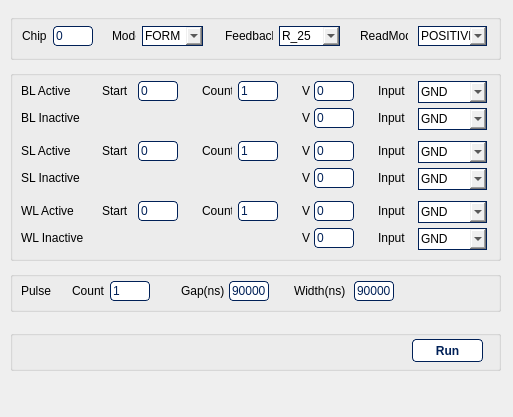
<?xml version="1.0" encoding="UTF-8"?>
<ui version="4.0">
 <class>Form</class>
 <widget class="QWidget" name="Form">
  <property name="windowModality">
   <enum>Qt::NonModal</enum>
  </property>
  <property name="geometry">
   <rect>
    <x>0</x>
    <y>0</y>
    <width>513</width>
    <height>417</height>
   </rect>
  </property>
  <property name="windowTitle">
   <string>Hardware Debug</string>
  </property>
  <property name="styleSheet">
   <string notr="true">QPushButton {
	background-color: rgb(255,255,255);
	border:1px solid rgb(0,32,87);
	border-radius: 4px;
	color: rgb(0,32,87);
	height: 23px;
	margin-left: 2px;
	margin-right: 2px;
	padding: 0 5px 0 5px;
	font: bold;
	}
QPushButton:hover{
	background-color: rgb(0,32,87);
	color: rgb(255, 255, 255);
	}
QPushButton:pressed{
	margin: 3px;
	}

QComboBox{
	border: 1px solid rgb(0,32,87);
	border-radius: 0px;
	padding: 0 0 0 2px;
	height: 22px;
	}
QComboBox:down-button {
	background-color: rgb(255, 255, 255);
	}

QLineEdit
{
	border:1px solid rgb(0,32,87);
	color: rgb(0,32,87);
	border-radius: 4px;
}</string>
  </property>
  <widget class="QLabel" name="label">
   <property name="geometry">
    <rect>
     <x>112</x>
     <y>28</y>
     <width>24</width>
     <height>16</height>
    </rect>
   </property>
   <property name="text">
    <string>Mode</string>
   </property>
  </widget>
  <widget class="QLabel" name="label_2">
   <property name="geometry">
    <rect>
     <x>225</x>
     <y>28</y>
     <width>48</width>
     <height>16</height>
    </rect>
   </property>
   <property name="text">
    <string>Feedback</string>
   </property>
  </widget>
  <widget class="QLabel" name="label_3">
   <property name="geometry">
    <rect>
     <x>360</x>
     <y>28</y>
     <width>48</width>
     <height>16</height>
    </rect>
   </property>
   <property name="text">
    <string>ReadMode</string>
   </property>
  </widget>
  <widget class="QLineEdit" name="lineEdit_BLStart">
   <property name="geometry">
    <rect>
     <x>138</x>
     <y>81</y>
     <width>40</width>
     <height>20</height>
    </rect>
   </property>
   <property name="styleSheet">
    <string notr="true"/>
   </property>
   <property name="text">
    <string>0</string>
   </property>
   <property name="placeholderText">
    <string/>
   </property>
  </widget>
  <widget class="QLineEdit" name="lineEdit_BLCnt">
   <property name="geometry">
    <rect>
     <x>238</x>
     <y>81</y>
     <width>40</width>
     <height>20</height>
    </rect>
   </property>
   <property name="text">
    <string>1</string>
   </property>
  </widget>
  <widget class="QLineEdit" name="lineEdit_BLVActive">
   <property name="geometry">
    <rect>
     <x>314</x>
     <y>81</y>
     <width>40</width>
     <height>20</height>
    </rect>
   </property>
   <property name="styleSheet">
    <string notr="true"/>
   </property>
   <property name="text">
    <string>0</string>
   </property>
  </widget>
  <widget class="QLabel" name="label_4">
   <property name="geometry">
    <rect>
     <x>21</x>
     <y>83</y>
     <width>54</width>
     <height>16</height>
    </rect>
   </property>
   <property name="styleSheet">
    <string notr="true"/>
   </property>
   <property name="text">
    <string>BL Active</string>
   </property>
  </widget>
  <widget class="QLabel" name="label_6">
   <property name="geometry">
    <rect>
     <x>202</x>
     <y>83</y>
     <width>30</width>
     <height>16</height>
    </rect>
   </property>
   <property name="text">
    <string>Count</string>
   </property>
  </widget>
  <widget class="QComboBox" name="comboBox_mode">
   <property name="geometry">
    <rect>
     <x>142</x>
     <y>26</y>
     <width>61</width>
     <height>20</height>
    </rect>
   </property>
   <property name="styleSheet">
    <string notr="true"/>
   </property>
   <item>
    <property name="text">
     <string>FORM</string>
    </property>
   </item>
   <item>
    <property name="text">
     <string>READ</string>
    </property>
   </item>
   <item>
    <property name="text">
     <string>SET</string>
    </property>
   </item>
   <item>
    <property name="text">
     <string>RESET</string>
    </property>
   </item>
  </widget>
  <widget class="QComboBox" name="comboBox_TIAFeedback">
   <property name="geometry">
    <rect>
     <x>279</x>
     <y>26</y>
     <width>61</width>
     <height>20</height>
    </rect>
   </property>
   <item>
    <property name="text">
     <string>R_25</string>
    </property>
   </item>
   <item>
    <property name="text">
     <string>R_2500</string>
    </property>
   </item>
   <item>
    <property name="text">
     <string>R_25K</string>
    </property>
   </item>
   <item>
    <property name="text">
     <string>R_250K</string>
    </property>
   </item>
  </widget>
  <widget class="QComboBox" name="comboBox_readDirection">
   <property name="geometry">
    <rect>
     <x>418</x>
     <y>26</y>
     <width>69</width>
     <height>20</height>
    </rect>
   </property>
   <item>
    <property name="text">
     <string>POSITIVE</string>
    </property>
   </item>
   <item>
    <property name="text">
     <string>NEGATIVE</string>
    </property>
   </item>
  </widget>
  <widget class="QLabel" name="label_7">
   <property name="geometry">
    <rect>
     <x>102</x>
     <y>83</y>
     <width>30</width>
     <height>16</height>
    </rect>
   </property>
   <property name="text">
    <string>Start</string>
   </property>
  </widget>
  <widget class="QLabel" name="label_8">
   <property name="geometry">
    <rect>
     <x>302</x>
     <y>83</y>
     <width>16</width>
     <height>16</height>
    </rect>
   </property>
   <property name="text">
    <string>V</string>
   </property>
  </widget>
  <widget class="QLabel" name="label_9">
   <property name="geometry">
    <rect>
     <x>378</x>
     <y>83</y>
     <width>30</width>
     <height>16</height>
    </rect>
   </property>
   <property name="text">
    <string>Input</string>
   </property>
  </widget>
  <widget class="QComboBox" name="comboBox_BLInputActive">
   <property name="geometry">
    <rect>
     <x>418</x>
     <y>81</y>
     <width>69</width>
     <height>22</height>
    </rect>
   </property>
   <property name="styleSheet">
    <string notr="true"/>
   </property>
   <property name="currentText">
    <string>GND</string>
   </property>
   <item>
    <property name="text">
     <string>GND</string>
    </property>
   </item>
   <item>
    <property name="text">
     <string>DAC</string>
    </property>
   </item>
   <item>
    <property name="text">
     <string>FLOAT</string>
    </property>
   </item>
   <item>
    <property name="text">
     <string>TIA</string>
    </property>
   </item>
  </widget>
  <widget class="QComboBox" name="comboBox_BLInputInactive">
   <property name="geometry">
    <rect>
     <x>418</x>
     <y>108</y>
     <width>69</width>
     <height>22</height>
    </rect>
   </property>
   <item>
    <property name="text">
     <string>GND</string>
    </property>
   </item>
   <item>
    <property name="text">
     <string>DAC</string>
    </property>
   </item>
   <item>
    <property name="text">
     <string>FLOAT</string>
    </property>
   </item>
   <item>
    <property name="text">
     <string>TIA</string>
    </property>
   </item>
  </widget>
  <widget class="QLabel" name="label_11">
   <property name="geometry">
    <rect>
     <x>378</x>
     <y>110</y>
     <width>30</width>
     <height>16</height>
    </rect>
   </property>
   <property name="text">
    <string>Input</string>
   </property>
  </widget>
  <widget class="QLineEdit" name="lineEdit_BLVInactive">
   <property name="geometry">
    <rect>
     <x>314</x>
     <y>108</y>
     <width>40</width>
     <height>20</height>
    </rect>
   </property>
   <property name="text">
    <string>0</string>
   </property>
  </widget>
  <widget class="QLabel" name="label_5">
   <property name="geometry">
    <rect>
     <x>21</x>
     <y>110</y>
     <width>71</width>
     <height>16</height>
    </rect>
   </property>
   <property name="text">
    <string>BL Inactive</string>
   </property>
  </widget>
  <widget class="QLabel" name="label_13">
   <property name="geometry">
    <rect>
     <x>302</x>
     <y>110</y>
     <width>16</width>
     <height>16</height>
    </rect>
   </property>
   <property name="text">
    <string>V</string>
   </property>
  </widget>
  <widget class="QComboBox" name="comboBox_SLInputInactive">
   <property name="geometry">
    <rect>
     <x>418</x>
     <y>168</y>
     <width>69</width>
     <height>22</height>
    </rect>
   </property>
   <item>
    <property name="text">
     <string>GND</string>
    </property>
   </item>
   <item>
    <property name="text">
     <string>DAC</string>
    </property>
   </item>
   <item>
    <property name="text">
     <string>FLOAT</string>
    </property>
   </item>
   <item>
    <property name="text">
     <string>TIA</string>
    </property>
   </item>
  </widget>
  <widget class="QLineEdit" name="lineEdit_SLVActive">
   <property name="geometry">
    <rect>
     <x>314</x>
     <y>141</y>
     <width>40</width>
     <height>20</height>
    </rect>
   </property>
   <property name="text">
    <string>0</string>
   </property>
  </widget>
  <widget class="QLabel" name="label_14">
   <property name="geometry">
    <rect>
     <x>21</x>
     <y>143</y>
     <width>54</width>
     <height>16</height>
    </rect>
   </property>
   <property name="text">
    <string>SL Active</string>
   </property>
  </widget>
  <widget class="QLabel" name="label_15">
   <property name="geometry">
    <rect>
     <x>202</x>
     <y>143</y>
     <width>30</width>
     <height>16</height>
    </rect>
   </property>
   <property name="text">
    <string>Count</string>
   </property>
  </widget>
  <widget class="QLabel" name="label_16">
   <property name="geometry">
    <rect>
     <x>102</x>
     <y>143</y>
     <width>30</width>
     <height>16</height>
    </rect>
   </property>
   <property name="text">
    <string>Start</string>
   </property>
  </widget>
  <widget class="QComboBox" name="comboBox_SLInputActive">
   <property name="geometry">
    <rect>
     <x>418</x>
     <y>141</y>
     <width>69</width>
     <height>22</height>
    </rect>
   </property>
   <item>
    <property name="text">
     <string>GND</string>
    </property>
   </item>
   <item>
    <property name="text">
     <string>DAC</string>
    </property>
   </item>
   <item>
    <property name="text">
     <string>FLOAT</string>
    </property>
   </item>
   <item>
    <property name="text">
     <string>TIA</string>
    </property>
   </item>
  </widget>
  <widget class="QLineEdit" name="lineEdit_SLStart">
   <property name="geometry">
    <rect>
     <x>138</x>
     <y>141</y>
     <width>40</width>
     <height>20</height>
    </rect>
   </property>
   <property name="text">
    <string>0</string>
   </property>
  </widget>
  <widget class="QLineEdit" name="lineEdit_SLCnt">
   <property name="geometry">
    <rect>
     <x>238</x>
     <y>141</y>
     <width>40</width>
     <height>20</height>
    </rect>
   </property>
   <property name="text">
    <string>1</string>
   </property>
  </widget>
  <widget class="QLabel" name="label_17">
   <property name="geometry">
    <rect>
     <x>378</x>
     <y>143</y>
     <width>30</width>
     <height>16</height>
    </rect>
   </property>
   <property name="text">
    <string>Input</string>
   </property>
  </widget>
  <widget class="QLabel" name="label_18">
   <property name="geometry">
    <rect>
     <x>302</x>
     <y>143</y>
     <width>16</width>
     <height>16</height>
    </rect>
   </property>
   <property name="text">
    <string>V</string>
   </property>
  </widget>
  <widget class="QLabel" name="label_19">
   <property name="geometry">
    <rect>
     <x>21</x>
     <y>170</y>
     <width>71</width>
     <height>16</height>
    </rect>
   </property>
   <property name="text">
    <string>SL Inactive</string>
   </property>
  </widget>
  <widget class="QLineEdit" name="lineEdit_SLVInactive">
   <property name="geometry">
    <rect>
     <x>314</x>
     <y>168</y>
     <width>40</width>
     <height>20</height>
    </rect>
   </property>
   <property name="text">
    <string>0</string>
   </property>
  </widget>
  <widget class="QLabel" name="label_20">
   <property name="geometry">
    <rect>
     <x>378</x>
     <y>170</y>
     <width>30</width>
     <height>16</height>
    </rect>
   </property>
   <property name="text">
    <string>Input</string>
   </property>
  </widget>
  <widget class="QLabel" name="label_22">
   <property name="geometry">
    <rect>
     <x>302</x>
     <y>170</y>
     <width>16</width>
     <height>16</height>
    </rect>
   </property>
   <property name="text">
    <string>V</string>
   </property>
  </widget>
  <widget class="QComboBox" name="comboBox_WLInputInactive">
   <property name="geometry">
    <rect>
     <x>418</x>
     <y>228</y>
     <width>69</width>
     <height>22</height>
    </rect>
   </property>
   <item>
    <property name="text">
     <string>GND</string>
    </property>
   </item>
   <item>
    <property name="text">
     <string>DAC</string>
    </property>
   </item>
   <item>
    <property name="text">
     <string>FLOAT</string>
    </property>
   </item>
   <item>
    <property name="text">
     <string>TIA</string>
    </property>
   </item>
  </widget>
  <widget class="QLineEdit" name="lineEdit_WLVActive">
   <property name="geometry">
    <rect>
     <x>314</x>
     <y>201</y>
     <width>40</width>
     <height>20</height>
    </rect>
   </property>
   <property name="text">
    <string>0</string>
   </property>
  </widget>
  <widget class="QLabel" name="label_24">
   <property name="geometry">
    <rect>
     <x>21</x>
     <y>203</y>
     <width>54</width>
     <height>16</height>
    </rect>
   </property>
   <property name="text">
    <string>WL Active</string>
   </property>
  </widget>
  <widget class="QLabel" name="label_25">
   <property name="geometry">
    <rect>
     <x>202</x>
     <y>203</y>
     <width>30</width>
     <height>16</height>
    </rect>
   </property>
   <property name="text">
    <string>Count</string>
   </property>
  </widget>
  <widget class="QLabel" name="label_26">
   <property name="geometry">
    <rect>
     <x>102</x>
     <y>203</y>
     <width>30</width>
     <height>16</height>
    </rect>
   </property>
   <property name="text">
    <string>Start</string>
   </property>
  </widget>
  <widget class="QComboBox" name="comboBox_WLInputActive">
   <property name="geometry">
    <rect>
     <x>418</x>
     <y>201</y>
     <width>69</width>
     <height>22</height>
    </rect>
   </property>
   <item>
    <property name="text">
     <string>GND</string>
    </property>
   </item>
   <item>
    <property name="text">
     <string>DAC</string>
    </property>
   </item>
   <item>
    <property name="text">
     <string>FLOAT</string>
    </property>
   </item>
   <item>
    <property name="text">
     <string>TIA</string>
    </property>
   </item>
  </widget>
  <widget class="QLineEdit" name="lineEdit_WLStart">
   <property name="geometry">
    <rect>
     <x>138</x>
     <y>201</y>
     <width>40</width>
     <height>20</height>
    </rect>
   </property>
   <property name="text">
    <string>0</string>
   </property>
  </widget>
  <widget class="QLineEdit" name="lineEdit_WLCnt">
   <property name="geometry">
    <rect>
     <x>238</x>
     <y>201</y>
     <width>40</width>
     <height>20</height>
    </rect>
   </property>
   <property name="text">
    <string>1</string>
   </property>
  </widget>
  <widget class="QLabel" name="label_27">
   <property name="geometry">
    <rect>
     <x>378</x>
     <y>203</y>
     <width>30</width>
     <height>16</height>
    </rect>
   </property>
   <property name="text">
    <string>Input</string>
   </property>
  </widget>
  <widget class="QLabel" name="label_28">
   <property name="geometry">
    <rect>
     <x>302</x>
     <y>203</y>
     <width>16</width>
     <height>16</height>
    </rect>
   </property>
   <property name="text">
    <string>V</string>
   </property>
  </widget>
  <widget class="QLabel" name="label_29">
   <property name="geometry">
    <rect>
     <x>21</x>
     <y>230</y>
     <width>71</width>
     <height>16</height>
    </rect>
   </property>
   <property name="text">
    <string>WL Inactive</string>
   </property>
  </widget>
  <widget class="QLineEdit" name="lineEdit_WLVInactive">
   <property name="geometry">
    <rect>
     <x>314</x>
     <y>228</y>
     <width>40</width>
     <height>20</height>
    </rect>
   </property>
   <property name="text">
    <string>0</string>
   </property>
  </widget>
  <widget class="QLabel" name="label_30">
   <property name="geometry">
    <rect>
     <x>378</x>
     <y>230</y>
     <width>30</width>
     <height>16</height>
    </rect>
   </property>
   <property name="text">
    <string>Input</string>
   </property>
  </widget>
  <widget class="QLabel" name="label_32">
   <property name="geometry">
    <rect>
     <x>302</x>
     <y>230</y>
     <width>16</width>
     <height>16</height>
    </rect>
   </property>
   <property name="text">
    <string>V</string>
   </property>
  </widget>
  <widget class="QLineEdit" name="lineEdit_pulseCnt">
   <property name="geometry">
    <rect>
     <x>110</x>
     <y>281</y>
     <width>40</width>
     <height>20</height>
    </rect>
   </property>
   <property name="text">
    <string>1</string>
   </property>
  </widget>
  <widget class="QLabel" name="label_34">
   <property name="geometry">
    <rect>
     <x>294</x>
     <y>283</y>
     <width>61</width>
     <height>16</height>
    </rect>
   </property>
   <property name="text">
    <string>Width(ns)</string>
   </property>
  </widget>
  <widget class="QLineEdit" name="lineEdit_pulseWidth">
   <property name="geometry">
    <rect>
     <x>354</x>
     <y>281</y>
     <width>40</width>
     <height>20</height>
    </rect>
   </property>
   <property name="text">
    <string>90000</string>
   </property>
  </widget>
  <widget class="QLabel" name="label_35">
   <property name="geometry">
    <rect>
     <x>21</x>
     <y>283</y>
     <width>41</width>
     <height>16</height>
    </rect>
   </property>
   <property name="text">
    <string>Pulse</string>
   </property>
  </widget>
  <widget class="QLineEdit" name="lineEdit_pulseGap">
   <property name="geometry">
    <rect>
     <x>229</x>
     <y>281</y>
     <width>40</width>
     <height>20</height>
    </rect>
   </property>
   <property name="text">
    <string>90000</string>
   </property>
  </widget>
  <widget class="QLabel" name="label_36">
   <property name="geometry">
    <rect>
     <x>181</x>
     <y>283</y>
     <width>51</width>
     <height>16</height>
    </rect>
   </property>
   <property name="text">
    <string>Gap(ns)</string>
   </property>
  </widget>
  <widget class="QLabel" name="label_37">
   <property name="geometry">
    <rect>
     <x>72</x>
     <y>283</y>
     <width>41</width>
     <height>16</height>
    </rect>
   </property>
   <property name="text">
    <string>Count</string>
   </property>
  </widget>
  <widget class="QGroupBox" name="groupBox">
   <property name="geometry">
    <rect>
     <x>10</x>
     <y>70</y>
     <width>491</width>
     <height>191</height>
    </rect>
   </property>
   <property name="title">
    <string/>
   </property>
  </widget>
  <widget class="QGroupBox" name="groupBox_2">
   <property name="geometry">
    <rect>
     <x>10</x>
     <y>14</y>
     <width>491</width>
     <height>46</height>
    </rect>
   </property>
   <property name="title">
    <string/>
   </property>
   <widget class="QLineEdit" name="lineEdit_chipNum">
    <property name="geometry">
     <rect>
      <x>43</x>
      <y>12</y>
      <width>40</width>
      <height>20</height>
     </rect>
    </property>
    <property name="sizePolicy">
     <sizepolicy hsizetype="Fixed" vsizetype="Fixed">
      <horstretch>0</horstretch>
      <verstretch>0</verstretch>
     </sizepolicy>
    </property>
    <property name="text">
     <string>0</string>
    </property>
   </widget>
   <widget class="QLabel" name="label_31">
    <property name="geometry">
     <rect>
      <x>12</x>
      <y>14</y>
      <width>36</width>
      <height>16</height>
     </rect>
    </property>
    <property name="sizePolicy">
     <sizepolicy hsizetype="Fixed" vsizetype="Fixed">
      <horstretch>0</horstretch>
      <verstretch>0</verstretch>
     </sizepolicy>
    </property>
    <property name="text">
     <string>Chip</string>
    </property>
   </widget>
  </widget>
  <widget class="QGroupBox" name="groupBox_3">
   <property name="geometry">
    <rect>
     <x>10</x>
     <y>271</y>
     <width>491</width>
     <height>41</height>
    </rect>
   </property>
   <property name="title">
    <string/>
   </property>
  </widget>
  <widget class="QGroupBox" name="groupBox_4">
   <property name="geometry">
    <rect>
     <x>10</x>
     <y>330</y>
     <width>491</width>
     <height>41</height>
    </rect>
   </property>
   <property name="title">
    <string/>
   </property>
   <widget class="QPushButton" name="PB_operation">
    <property name="geometry">
     <rect>
      <x>400</x>
      <y>9</y>
      <width>75</width>
      <height>23</height>
     </rect>
    </property>
    <property name="text">
     <string>Run</string>
    </property>
   </widget>
  </widget>
  <zorder>groupBox_3</zorder>
  <zorder>groupBox_2</zorder>
  <zorder>groupBox</zorder>
  <zorder>label</zorder>
  <zorder>label_2</zorder>
  <zorder>label_3</zorder>
  <zorder>lineEdit_BLStart</zorder>
  <zorder>lineEdit_BLCnt</zorder>
  <zorder>lineEdit_BLVActive</zorder>
  <zorder>label_4</zorder>
  <zorder>label_6</zorder>
  <zorder>comboBox_mode</zorder>
  <zorder>comboBox_TIAFeedback</zorder>
  <zorder>comboBox_readDirection</zorder>
  <zorder>label_7</zorder>
  <zorder>label_8</zorder>
  <zorder>label_9</zorder>
  <zorder>comboBox_BLInputActive</zorder>
  <zorder>comboBox_BLInputInactive</zorder>
  <zorder>label_11</zorder>
  <zorder>lineEdit_BLVInactive</zorder>
  <zorder>label_5</zorder>
  <zorder>label_13</zorder>
  <zorder>comboBox_SLInputInactive</zorder>
  <zorder>lineEdit_SLVActive</zorder>
  <zorder>label_14</zorder>
  <zorder>label_15</zorder>
  <zorder>label_16</zorder>
  <zorder>comboBox_SLInputActive</zorder>
  <zorder>lineEdit_SLStart</zorder>
  <zorder>lineEdit_SLCnt</zorder>
  <zorder>label_17</zorder>
  <zorder>label_18</zorder>
  <zorder>label_19</zorder>
  <zorder>lineEdit_SLVInactive</zorder>
  <zorder>label_20</zorder>
  <zorder>label_22</zorder>
  <zorder>comboBox_WLInputInactive</zorder>
  <zorder>lineEdit_WLVActive</zorder>
  <zorder>label_24</zorder>
  <zorder>label_25</zorder>
  <zorder>label_26</zorder>
  <zorder>comboBox_WLInputActive</zorder>
  <zorder>lineEdit_WLStart</zorder>
  <zorder>lineEdit_WLCnt</zorder>
  <zorder>label_27</zorder>
  <zorder>label_28</zorder>
  <zorder>label_29</zorder>
  <zorder>lineEdit_WLVInactive</zorder>
  <zorder>label_30</zorder>
  <zorder>label_32</zorder>
  <zorder>lineEdit_pulseCnt</zorder>
  <zorder>label_34</zorder>
  <zorder>lineEdit_pulseWidth</zorder>
  <zorder>label_35</zorder>
  <zorder>lineEdit_pulseGap</zorder>
  <zorder>label_36</zorder>
  <zorder>label_37</zorder>
  <zorder>groupBox_4</zorder>
 </widget>
 <resources/>
 <connections/>
</ui>
